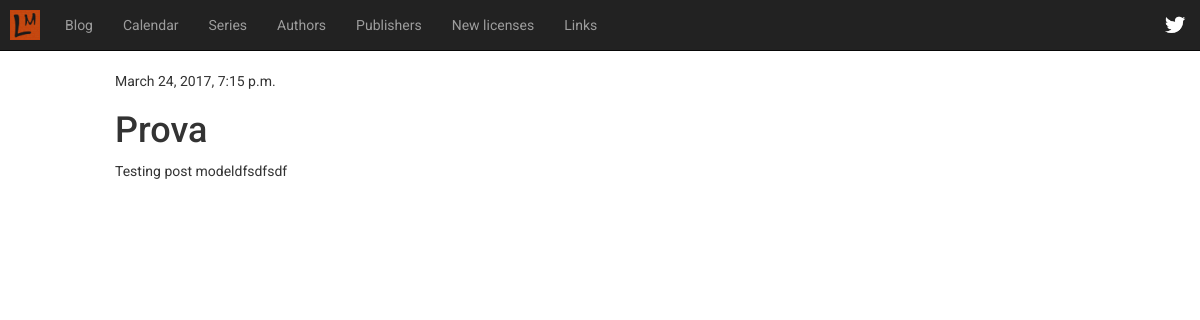
The app's page /post/prova/ with its own data.
### blog/models.py (models this page shows, shortened)
class Post(models.Model):
	author = models.ForeignKey('auth.User')
	title = models.CharField(max_length=200)
	slug = models.SlugField(max_length=200, unique=True)
	text = models.TextField()
	published_date = models.DateTimeField(blank=True, null=True)
	categories = models.ManyToManyField('blog.Category',blank=True)

### blog/views.py (the view)
# urls.py: url(r'^post/(?P<slug>[^\.]+)/$', views.view_post, name='view_post'),
def view_post(request, slug):
    post = get_object_or_404(Post, slug=slug)
    return render(request, 'blog/view_post.html', {'post': post})

### blog/templates/blog/view_post.html (shortened to what this page needs)
{% extends 'blog/base.html' %}
{% block content %}
	<div class="post">
		{% if post.published_date %}
			<div class="date">
				{{ post.published_date }}
			</div>
		{% endif %}
		<h1>{{ post.title }}</h1>
		<p>{{ post.text|linebreaksbr }}</p>
	</div>
{% endblock %}

### blog/static/css/blog.css (style rules this page uses)
body { font-family: 'Roboto', sans-serif; }

### records on screen
Post: published_date "March 24, 2017, 7:15 p.m.", title "Prova", text "Testing post modeldfsdfsdf"
